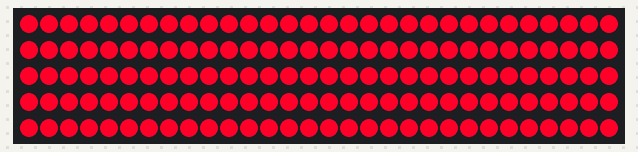
A sketch run on a simulated Arduino Uno, built with avr-gcc and run on an emulated ATmega328P. Shown: 150 RGB LEDs in strip order, left to right, continuing on the next row. Dim RGB values are drawn brighter than linear.

Above: at 0.16 s.
At 8.99 s:
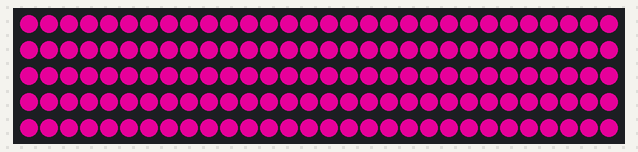
At 19.65 s:
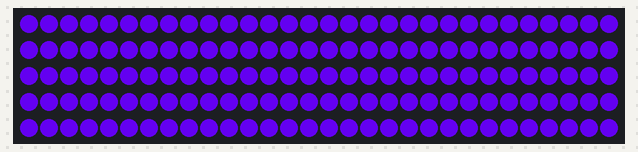
At 39.75 s:
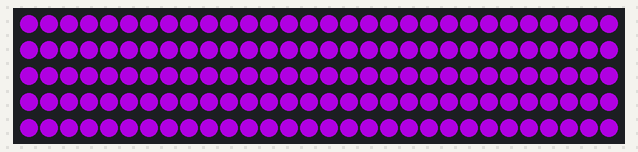

The sketch:

test_leds.ino
```cpp
#include <Adafruit_NeoPixel.h>

#define LED_PIN    9
#define LED_COUNT  150

Adafruit_NeoPixel strip(LED_COUNT, LED_PIN, NEO_GRB + NEO_KHZ800);

void setup() {
  strip.begin();
  strip.show();
}

void loop() {
  // Перелив от красного -> фиолетового -> синего -> фиолетового -> красного
  static int step = 0;
  static int dir = 1; // направление: 1 = к синему, -1 = к красному
  static uint8_t r = 255, b = 40; // начальное (розовый-фиолетовый)

  // плавная смена цвета
  if (dir == 1) {
    if (r > 40) r--;
    if (b < 255) b++;
    if (r == 40 && b == 255) dir = -1;
  } else {
    if (r < 255) r++;
    if (b > 40) b--;
    if (r == 255 && b == 40) dir = 1;
  }

  for (uint16_t i = 0; i < LED_COUNT; i++) {
    strip.setPixelColor(i, strip.Color(r, 0, b));
  }
  strip.show();
  delay(10); // скорость переливания (меньше — быстрее)
}
```
